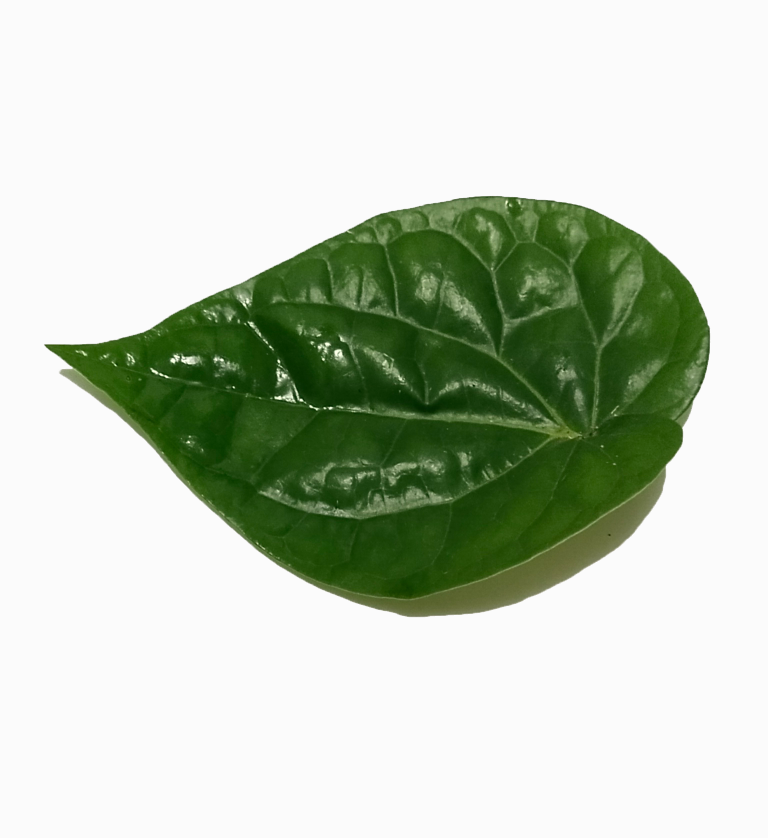
#> input picture Daun Sirih/Sirih 002.png, 1536 x 1676 px, found by its file name (shown at 1/2 size)
$ jupyter execute cropping.ipynb   (shell and % lines are left out)
#> lines starting #> are read from the running program, lines starting #| are printed output that depends on the picture
<a href="https://colab.research.google.com/github/MuhammadVirgiawan774/computer-vision/blob/main/cropping.ipynb" target="_parent"></a>

[cell 1]
# import the necessary packages
from matplotlib import pyplot as plt
import numpy as np
import argparse
import cv2

[cell 2]
def plt_imshow(title, image):
	# convert the image frame BGR to RGB color space and display it
	image = cv2.cvtColor(image, cv2.COLOR_BGR2RGB)
	plt.imshow(image)
	plt.title(title)
	plt.grid(False)
	plt.show()

[cell 3]
I = np.arange(0, 25)
I

[cell 4]
I = I.reshape((5, 5))
I

[cell 5]
I[0:3, 0:2]

[cell 6]
I[3:5, 1:5]

[cell 7]
# # construct the argument parser and parse the arguments
# ap = argparse.ArgumentParser()
# ap.add_argument("-i", "--image", type=str, default="adrian.png",
# 	help="path to the input image")
# args = vars(ap.parse_args())

# since we are using Jupyter Notebooks we can replace our argument
# parsing code with *hard coded* arguments and values
args = {
	"image": "Sirih 002.png"
}

[cell 8]
# load the input image and display it to our screen
image = cv2.imread(args["image"])
#> image is the input picture: shape (1676, 1536, 3); mean B, G, R 188.1, 204.6, 194.5
plt_imshow("Original", image)

# cropping an image with OpenCV is accomplished via simple NumPy
# array slices in startY:endY, startX:endX order -- here we are
# cropping the monitor from the image (these coordinates were
# determined using photo editing software such as Photoshop,
# GIMP, Paint, etc.)
# Dimension lab.jpeg = 720x1600
lab = image[100:700, 100:1500]
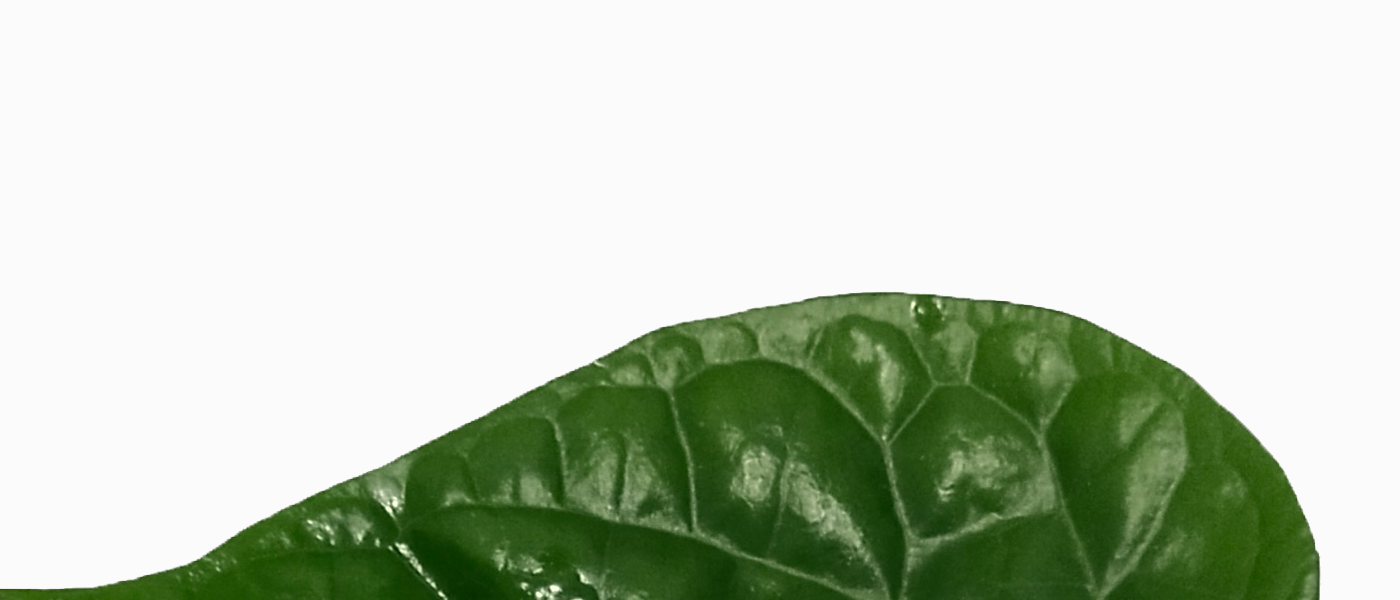
#> lab: shape (600, 1400, 3); mean B, G, R 186.9, 204.6, 193.8
plt_imshow("lab", lab)


$ run again, with Daun Sirih/Sirih 001.png copied over Daun Sirih/Sirih 002.png
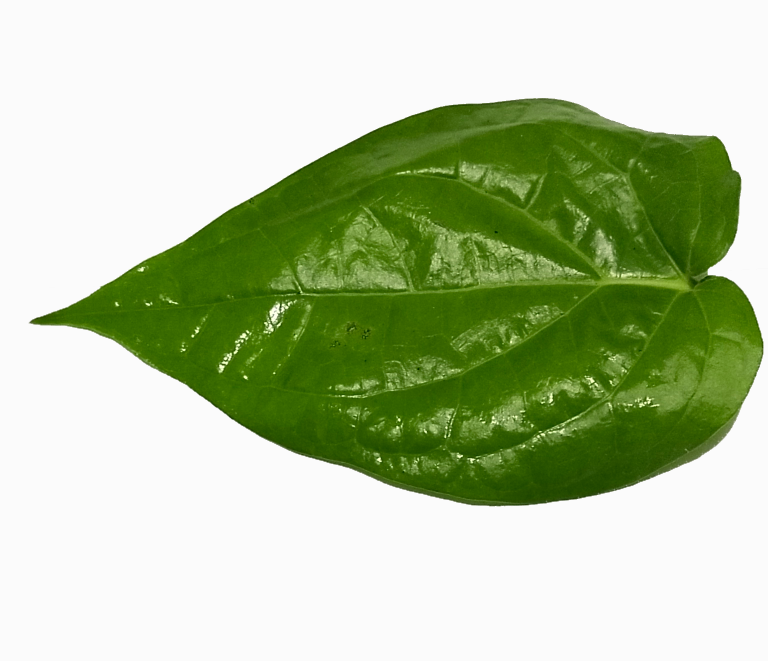
#> input picture Daun Sirih/Sirih 001.png, 1536 x 1322 px, found by its file name (shown at 1/2 size)
#> image is the input picture: shape (1322, 1536, 3); mean B, G, R 160.8, 197.4, 181.6
#> `lab = image[100:700, 100:1500]`:
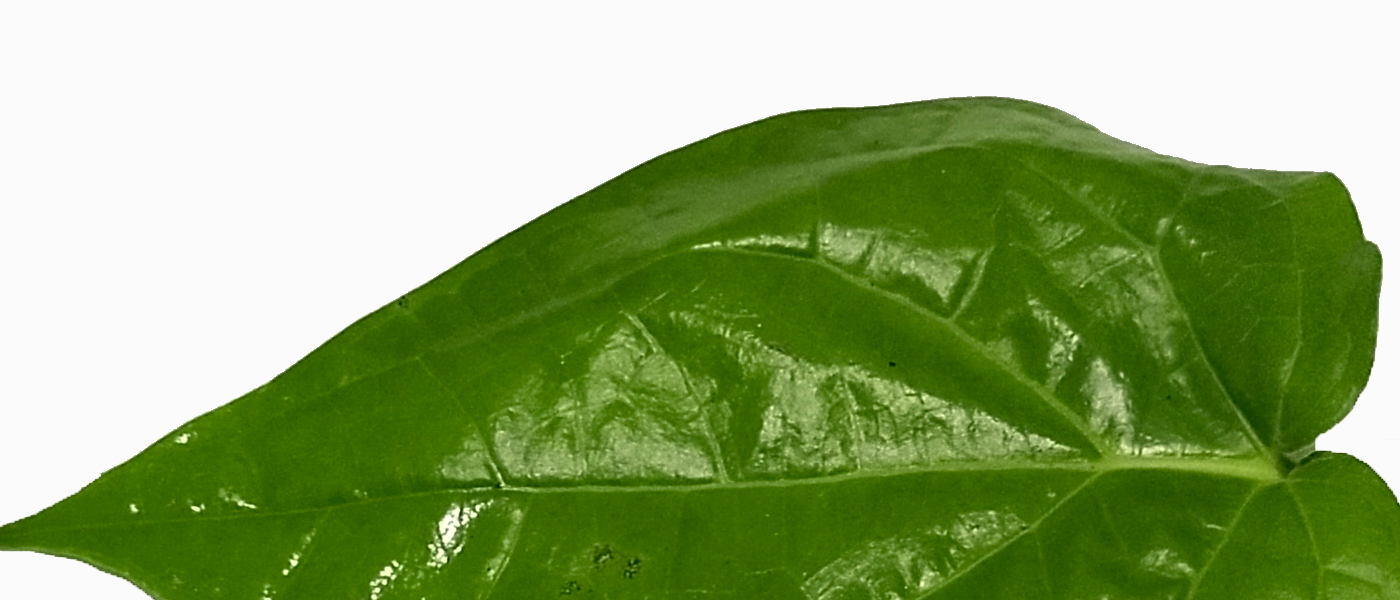
#> lab: shape (600, 1400, 3); mean B, G, R 110.8, 168.5, 144
#> image: shape (600, 1400, 3)

$ run again, with Daun Sirih/Sirih 004.png copied over Daun Sirih/Sirih 002.png
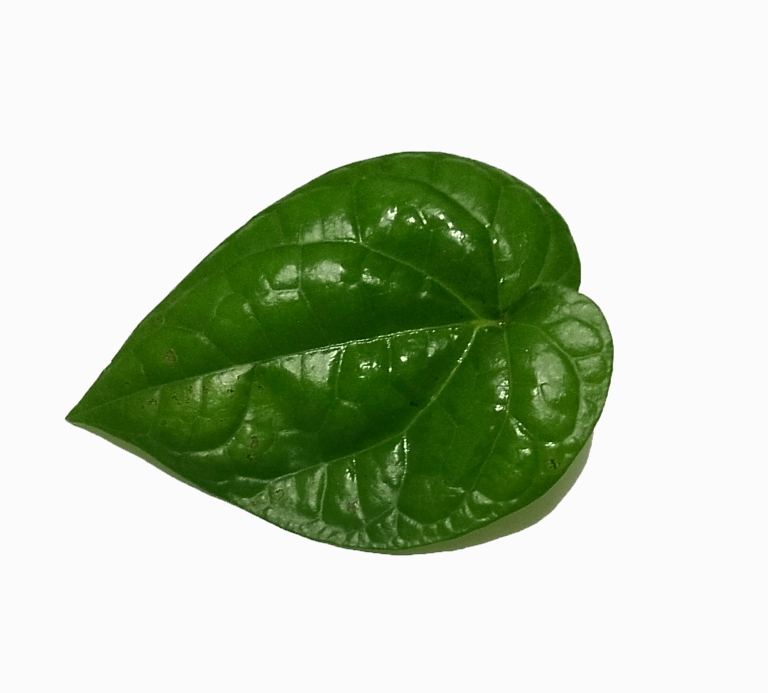
#> input picture Daun Sirih/Sirih 004.png, 1536 x 1386 px, found by its file name (shown at 1/2 size)
#> image is the input picture: shape (1386, 1536, 3); mean B, G, R 184.2, 205.6, 193.6
#> `lab = image[100:700, 100:1500]`:
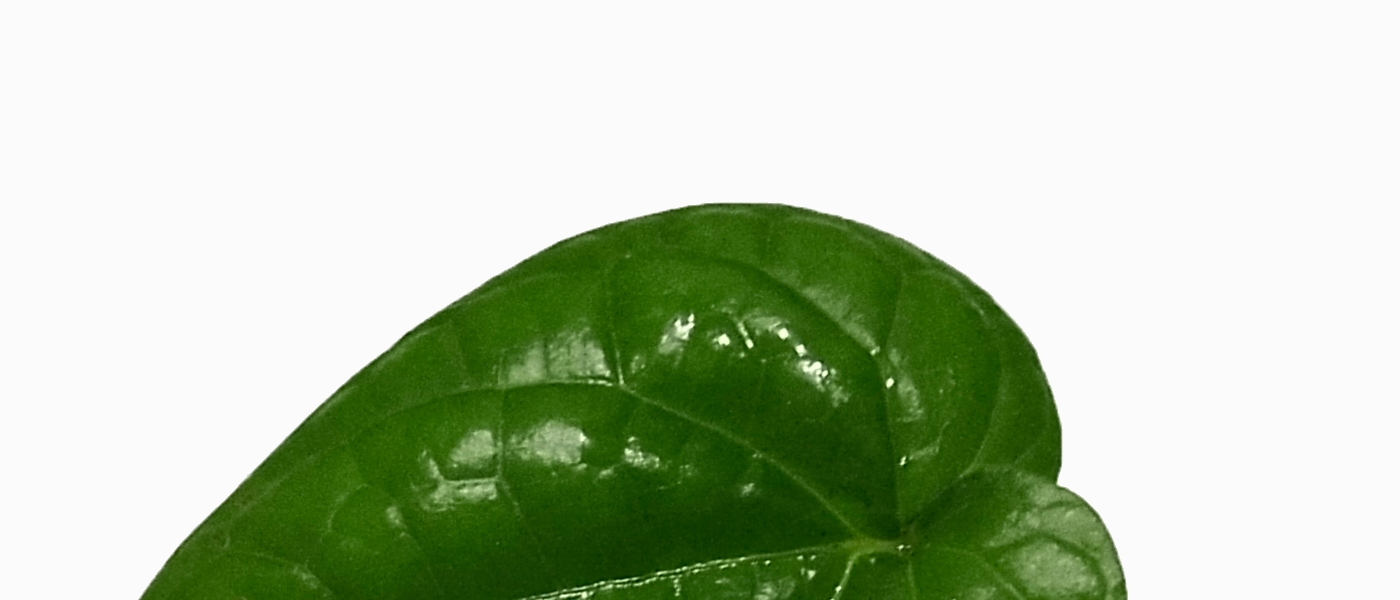
#> lab: shape (600, 1400, 3); mean B, G, R 174.5, 199.9, 185.6
#> image: shape (600, 1400, 3)
